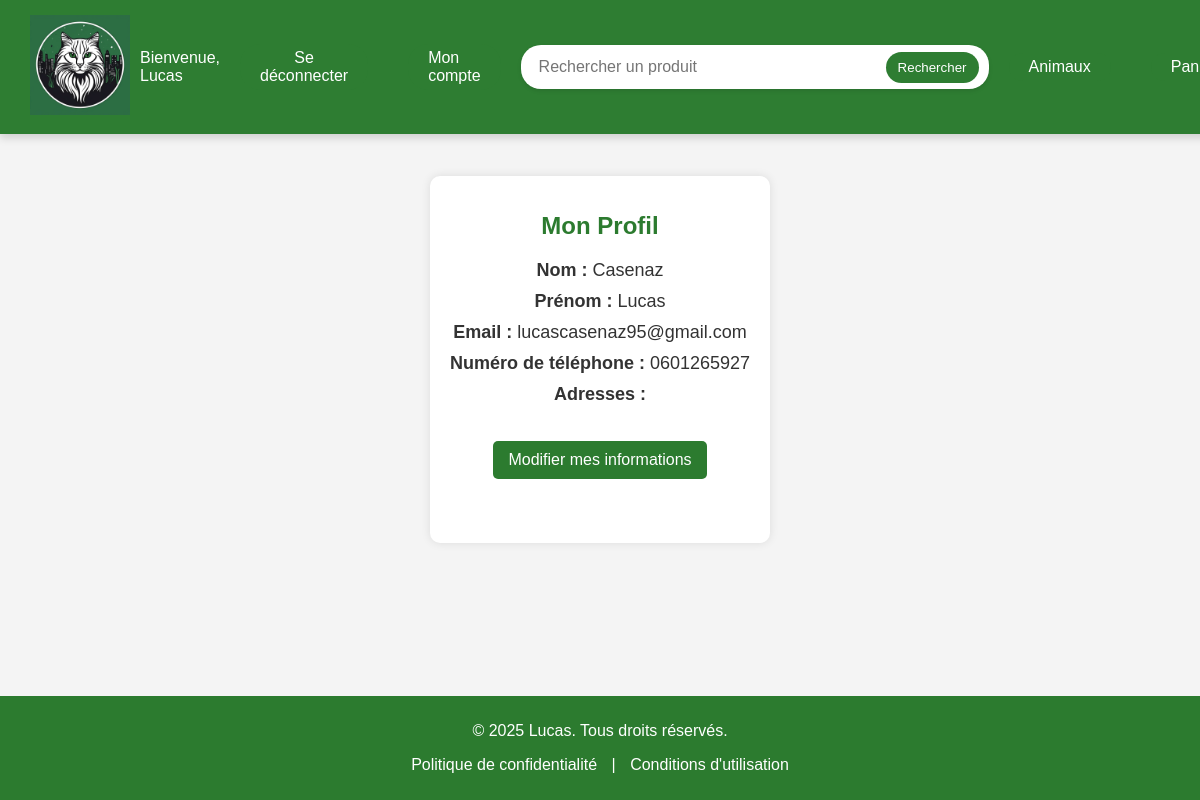
The page /view_account.php (signed in) on the database as committed earlier.
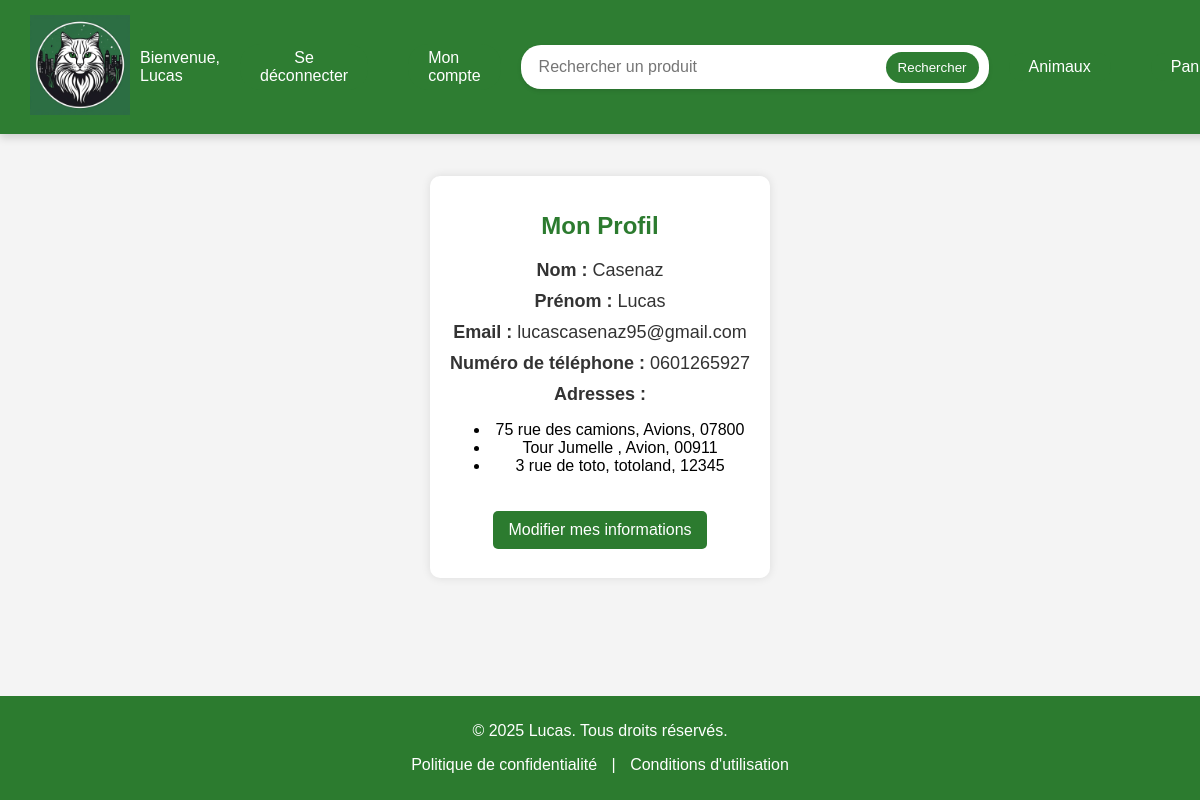
The same page on the database as committed later.
### tables this page shows
CREATE TABLE `adresse` (
  `idAdresse` int(11) NOT NULL AUTO_INCREMENT,
  `idUsers` int(11) NOT NULL,
  `adresseUsers` varchar(200) NOT NULL,
  PRIMARY KEY (`idAdresse`),
  KEY `index_isUsers` (`idUsers`),
  CONSTRAINT `adresse_ibfk_1` FOREIGN KEY (`idUsers`) REFERENCES `users` (`idUser`) ON DELETE CASCADE ON UPDATE CASCADE
);

### view_account.php (the view, shortened to what this page needs)
<?php
$servername = "localhost";
$dbname = "e_commerce_project";
$dbusername = "root";
$dbpassword = "";
$email = $_SESSION["email"];
try {
    $conn = new PDO("mysql:host=$servername;dbname=$dbname", $dbusername, $dbpassword);
    $conn->setAttribute(PDO::ATTR_ERRMODE, PDO::ERRMODE_EXCEPTION);
    $stmt = $conn->prepare("SELECT idUser, firstname, lastname, email, phonenumber FROM users WHERE email = :email");
    $stmt->bindParam(':email', $email);
    $stmt->execute();
    $user = $stmt->fetch(PDO::FETCH_ASSOC);
    if ($user) {
        $stmt = $conn->prepare("SELECT adresseUsers FROM adresse WHERE idUsers = :idUsers");
        $stmt->bindParam(':idUsers', $user['idUser']);
        $stmt->execute();
        $addresses = $stmt->fetchAll(PDO::FETCH_ASSOC);
    } else {
        echo "Utilisateur introuvable";
        exit;
    }
} catch (PDOException $e) {
    echo "Erreur : " . $e->getMessage();
}
?>
<!doctype html>
<html lang="fr">
<head>
</head>
<body>
    <?php include "navbar.php" ?>
    <br><br><br><br><br><br><br>
    <div class="container">
        <h1>Mon Profil</h1>
        <p><strong>Nom :</strong> <?php echo htmlspecialchars($user['lastname']); ?></p>
        <p><strong>Prénom :</strong> <?php echo htmlspecialchars($user['firstname']); ?></p>
        <p><strong>Email :</strong> <?php echo htmlspecialchars($user['email']); ?></p>
        <p><strong>Numéro de téléphone :</strong> <?php echo htmlspecialchars($user['phonenumber']); ?></p>
        <p><strong>Adresses :</strong></p>
        <ul>
            <?php foreach ($addresses as $address): ?>
                <li><?php echo htmlspecialchars($address['adresseUsers']); ?></li>
            <?php endforeach; ?>
        </ul>
        <a href="account.php" class="information">Modifier mes informations</a>
    </div>
    <?php include "footer.php" ?>
</body>
</html>

Rows that differ between the two databases and show on the page:
added adresse: adresseUsers "75 rue des camions, Avions, 07800"
added adresse: adresseUsers "Tour Jumelle , Avion, 00911"
added adresse: adresseUsers "3 rue de toto, totoland, 12345"
